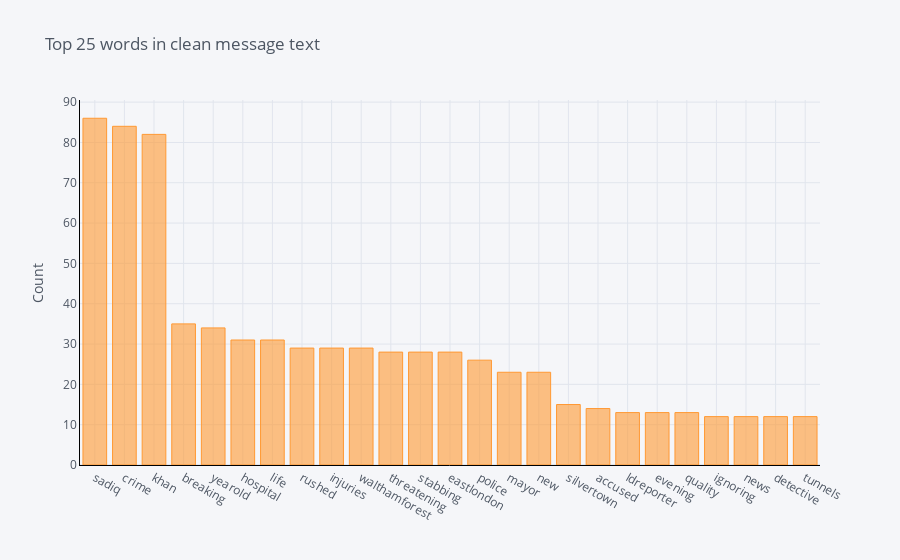
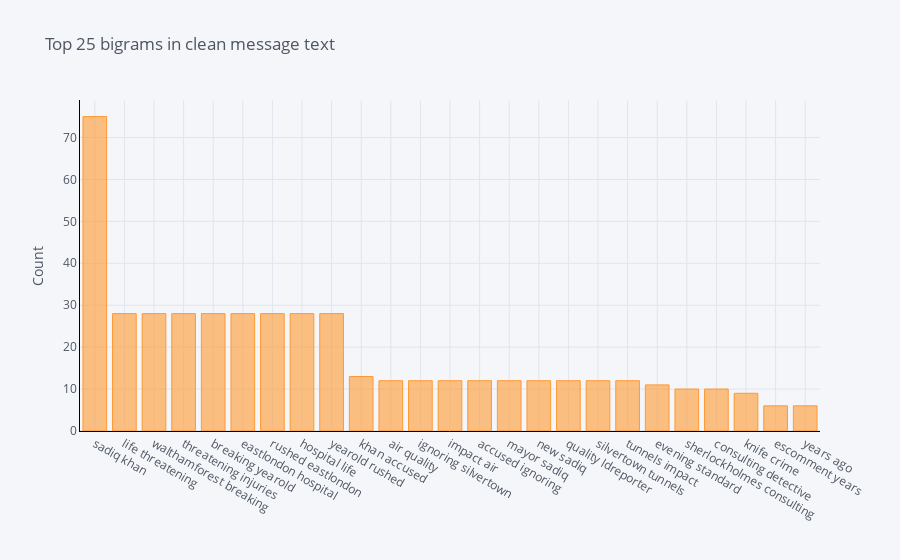
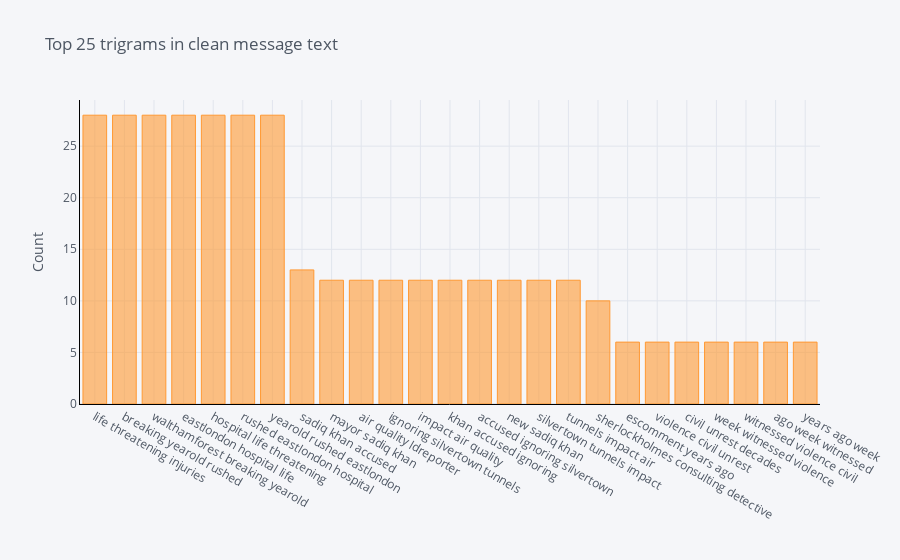

Notebook code for these charts, in order:
### Markdown cell above
#### Comments
Sadiq Khan and crime are important in both populations which doesn't suggest good separation, though stabbing/stabbed are far more prominent in the against population. The overlap isn't surprising given the FOR population was padded with more generic hashtags.

Now lets use word and ngram plots to investigate further

### Code cell
tw_nlp.plot_ngrams(pruned_tweets[pruned_tweets.target==0], 'Clean_MessageText_refined')

### Figure 1 — Plotly figure (JSON) as saved in the notebook; plotly's stock layout.template omitted (floating-point values rounded to 4 significant figures)
{"data": [{"marker": {"color": "rgba(255, 153, 51, 0.6)", "line": {"color": "rgba(255, 153, 51, 1.0)", "width": 1}}, "name": "count", "orientation": "v", "text": "", "type": "bar", "x": ["sadiq", "crime", "khan", "breaking", "yearold", "hospital", "life", "rushed", "injuries", "walthamforest", "threatening", "stabbing", "eastlondon", "police", "mayor", "new", "silvertown", "accused", "ldreporter", "evening", "quality", "ignoring", "news", "detective", "tunnels"], "y": [86, 84, 82, 35, 34, 31, 31, 29, 29, 29, 28, 28, 28, 26, 23, 23, 15, 14, 13, 13, 13, 12, 12, 12, 12]}], "layout": {"legend": {"bgcolor": "#F5F6F9", "font": {"color": "#4D5663"}}, "paper_bgcolor": "#F5F6F9", "plot_bgcolor": "#F5F6F9", "title": {"font": {"color": "#4D5663"}, "text": "Top 25 words in clean message text"}, "xaxis": {"gridcolor": "#E1E5ED", "linecolor": "black", "showgrid": true, "tickfont": {"color": "#4D5663"}, "title": {"font": {"color": "#4D5663"}, "text": ""}, "zerolinecolor": "#E1E5ED"}, "yaxis": {"gridcolor": "#E1E5ED", "linecolor": "black", "showgrid": true, "tickfont": {"color": "#4D5663"}, "title": {"font": {"color": "#4D5663"}, "text": "Count"}, "zerolinecolor": "#E1E5ED"}}}

### Figure 2 — Plotly figure (JSON) as saved in the notebook; plotly's stock layout.template omitted (floating-point values rounded to 4 significant figures)
{"data": [{"marker": {"color": "rgba(255, 153, 51, 0.6)", "line": {"color": "rgba(255, 153, 51, 1.0)", "width": 1}}, "name": "count", "orientation": "v", "text": "", "type": "bar", "x": ["sadiq khan", "life threatening", "walthamforest breaking", "threatening injuries", "breaking yearold", "eastlondon hospital", "rushed eastlondon", "hospital life", "yearold rushed", "khan accused", "air quality", "ignoring silvertown", "impact air", "accused ignoring", "mayor sadiq", "new sadiq", "quality ldreporter", "silvertown tunnels", "tunnels impact", "evening standard", "sherlockholmes consulting", "consulting detective", "knife crime", "escomment years", "years ago"], "y": [75, 28, 28, 28, 28, 28, 28, 28, 28, 13, 12, 12, 12, 12, 12, 12, 12, 12, 12, 11, 10, 10, 9, 6, 6]}], "layout": {"legend": {"bgcolor": "#F5F6F9", "font": {"color": "#4D5663"}}, "paper_bgcolor": "#F5F6F9", "plot_bgcolor": "#F5F6F9", "title": {"font": {"color": "#4D5663"}, "text": "Top 25 bigrams in clean message text"}, "xaxis": {"gridcolor": "#E1E5ED", "linecolor": "black", "showgrid": true, "tickfont": {"color": "#4D5663"}, "title": {"font": {"color": "#4D5663"}, "text": ""}, "zerolinecolor": "#E1E5ED"}, "yaxis": {"gridcolor": "#E1E5ED", "linecolor": "black", "showgrid": true, "tickfont": {"color": "#4D5663"}, "title": {"font": {"color": "#4D5663"}, "text": "Count"}, "zerolinecolor": "#E1E5ED"}}}

### Figure 3 — Plotly figure (JSON) as saved in the notebook; plotly's stock layout.template omitted (floating-point values rounded to 4 significant figures)
{"data": [{"marker": {"color": "rgba(255, 153, 51, 0.6)", "line": {"color": "rgba(255, 153, 51, 1.0)", "width": 1}}, "name": "count", "orientation": "v", "text": "", "type": "bar", "x": ["life threatening injuries", "breaking yearold rushed", "walthamforest breaking yearold", "eastlondon hospital life", "hospital life threatening", "rushed eastlondon hospital", "yearold rushed eastlondon", "sadiq khan accused", "mayor sadiq khan", "air quality ldreporter", "ignoring silvertown tunnels", "impact air quality", "khan accused ignoring", "accused ignoring silvertown", "new sadiq khan", "silvertown tunnels impact", "tunnels impact air", "sherlockholmes consulting detective", "escomment years ago", "violence civil unrest", "civil unrest decades", "week witnessed violence", "witnessed violence civil", "ago week witnessed", "years ago week"], "y": [28, 28, 28, 28, 28, 28, 28, 13, 12, 12, 12, 12, 12, 12, 12, 12, 12, 10, 6, 6, 6, 6, 6, 6, 6]}], "layout": {"legend": {"bgcolor": "#F5F6F9", "font": {"color": "#4D5663"}}, "paper_bgcolor": "#F5F6F9", "plot_bgcolor": "#F5F6F9", "title": {"font": {"color": "#4D5663"}, "text": "Top 25 trigrams in clean message text"}, "xaxis": {"gridcolor": "#E1E5ED", "linecolor": "black", "showgrid": true, "tickfont": {"color": "#4D5663"}, "title": {"font": {"color": "#4D5663"}, "text": ""}, "zerolinecolor": "#E1E5ED"}, "yaxis": {"gridcolor": "#E1E5ED", "linecolor": "black", "showgrid": true, "tickfont": {"color": "#4D5663"}, "title": {"font": {"color": "#4D5663"}, "text": "Count"}, "zerolinecolor": "#E1E5ED"}}}
